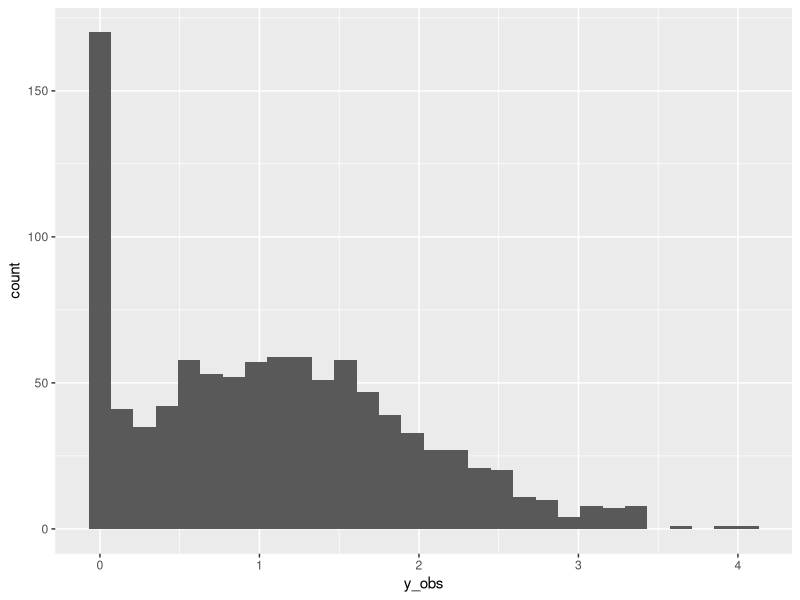
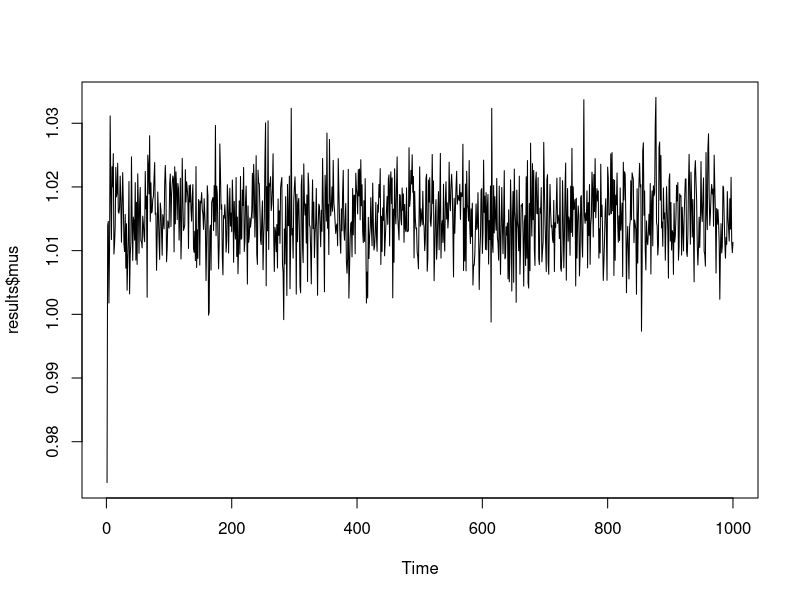
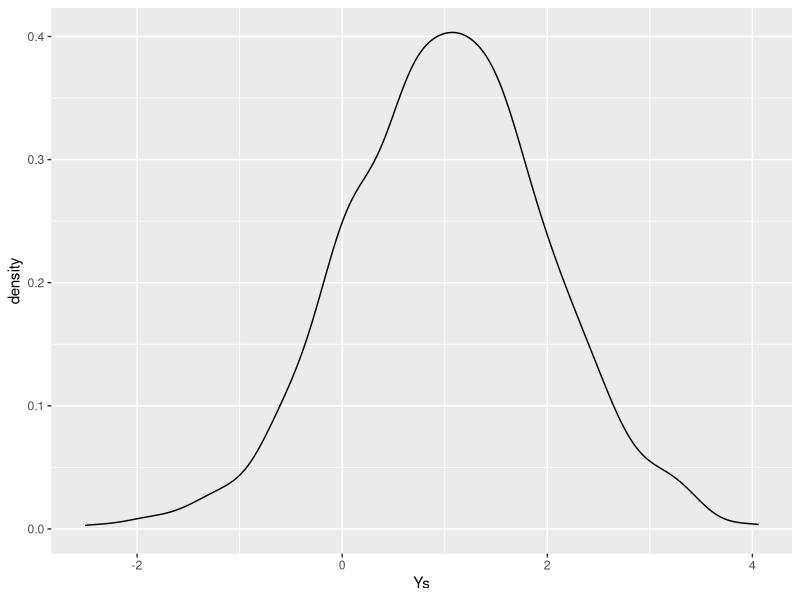

The R script that drew these images, in order:
library(tidyverse)

mu <- 1
sample <- data.frame(Y = rnorm(n = 1000, mean = mu, sd = 1))
df <- tibble(sample) %>% 
  mutate(y_obs = ifelse(Y<0, 0, Y))

ggplot(df)+
  geom_histogram(aes(x = y_obs))


gibbs <- function(df, iterations, initial_mu){
  
  # 0 get objects together
  N <- length(df$y_obs)
  n_below <- length(df$y_obs[df$y_obs==0])
  mu <- initial_mu
  mus <- c()
  Ys <- data.frame(i=0, Ys=0)
  
  for (i in 1:iterations){
    
    # Step 1: draw Ys conditional on mu
    drawsY <- c()
    for (ii in 1:n_below){
      j <- 0
      while(j>=0){
        j <- rnorm(1, mu, 1)
      }
      drawsY <- c(drawsY, j)
    }
    
    Y <- c(df$y_obs[df$y_obs != 0], drawsY)
    
    # Step 2: draw mu conditional on Y
    mu <- rnorm(1, mean = mean(Y), 1 / N)
    
    # Step 3: save results for trace plots
    mus <- c(mus, mu)
    
    Ys <- bind_rows(Ys, data.frame(i = i, Ys = Y))
  }
  return(list(mus = mus, Ys = tibble(Ys)))
}
results <- gibbs(df, 1000, 0.1)

# Plot results, see if it makes sense... 
plot.ts(results$mus)
mean(results$mus)

results$Ys %>% 
  filter(i == 100) %>% 
  ggplot() + 
  geom_density(aes(x = Ys))
